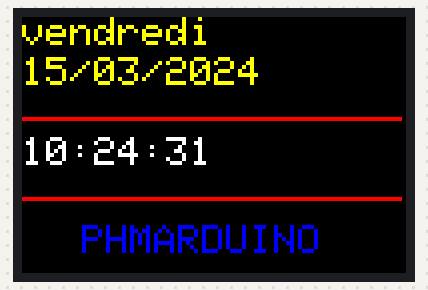
Recording of a sketch running on a simulated ESP8266 (Wemos D1 mini). On the bench: 96×64 colour display. WiFi joins after 1.5 s; servers stay silent unless stated; network time is answered at once with the bench clock; the local clock reads 2024-03-15 10:24:30 at power-on unless the sketch sets it; what the sketch prints to the serial monitor is not drawn.

Above: at 1.7 s.
At 5.8 s:
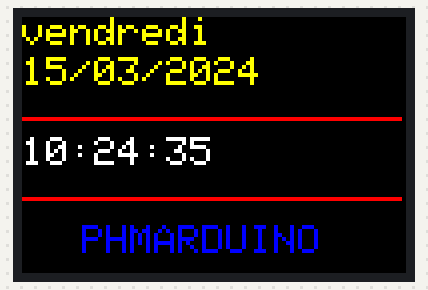
At 9.8 s:
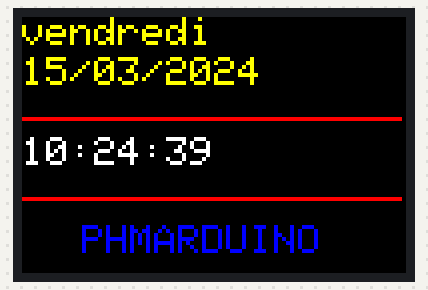
At 19.8 s:
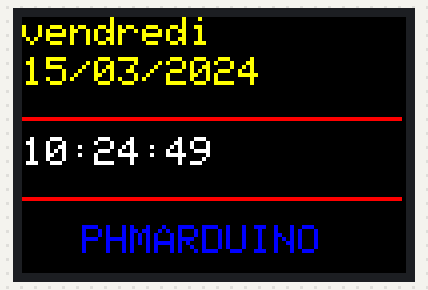
At 27.9 s:
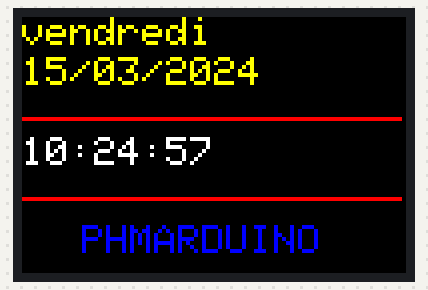
At 37.9 s:
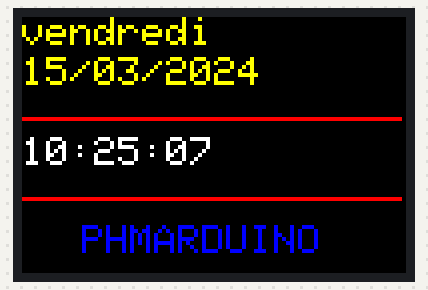

Measured:
- what the display in image 0 shows lasts 2.0 s, from 1.7 s to 3.7 s

The sketch:

pm_wemos_53_ntp_avec_date.ino
```cpp
/*
  Skecth : pm_wemos_53_ntp_avec_date.ino
  Description : Recuperation date et heure sur internet via un serveur NTP
                en utilisant la bibliotheque de NTPClient Fabrice Weinberg
                et affichage heure et jour sur OLED SSD 1331
  WEB : https://phmarduino.wordpress.com
  GIT :
  Auteur : PHMARDUINO
  Création : 27 11 2018
  Mise a jour : 28 11 2018 - ajout affichage de la date
*/

// Appel des bibs
#include <NTPClient.h>
#include <ESP8266WiFi.h>
#include <WiFiUdp.h>
#include <Adafruit_GFX.h>
#include <Adafruit_SSD1331.h>
#include <SPI.h>
#include <time.h>

// Declarations WIFI
const char* ssid = "le SSID (nom) de mon WIFI";
const char* password = "mon mot de passe WIFI";

// Variables de travail
unsigned long epoch = 0;
int nujour = 0; //numero jour de la semaine avec 0 pour dimanche
String jour = "mon jour"; // dimanche, lundi, etc.
String heure = "mon heure ..";
char buffer[80]; // Stockage de la date complete

// Declaration OLED SSD1331
#define sclk D5
#define mosi D7
#define cs   D8
#define rst  D3
#define dc   D1

// Declaration des couleurs
#define BLACK           0x0000
#define BLUE            0x001F
#define RED             0xF800
#define GREEN           0x07E0
#define CYAN            0x07FF
#define MAGENTA         0xF81F
#define YELLOW          0xFFE0
#define WHITE           0xFFFF

//Creation objet Adafruit_SSD1331 display
Adafruit_SSD1331 display = Adafruit_SSD1331(cs, dc, mosi, sclk, rst);

//Creation objet WIFI UDP
WiFiUDP ntpUDP;

//Creation objet client NTP avec les parametres suivants :
// - pool de serveurs NTP
// - en option le décalage horaire en secondes, ici 3600 pour GMT+1, pour GMT+8 mettre 28800, etc.
// - en option l intervalle de mise à jour en millisecondes par défaut à 60 secondes
NTPClient timeClient(ntpUDP, "europe.pool.ntp.org", 3600, 60000);

void setup(){
  // Demarrage liaison serie
  Serial.begin(115200);
  // Demarrage ecanr oled ssd1331
  display.begin();
  // Connection au reseau WIFI
  WiFi.begin(ssid, password);
  while ( WiFi.status() != WL_CONNECTED ) {
    delay ( 500 );
    Serial.print ( "." );
  }
  // Demarrage client NTP
  timeClient.begin();
}

void loop() {
  // Recup heure puis affichage
  timeClient.update();
  epoch = timeClient.getEpochTime(); // Heure Unix
  nujour = timeClient.getDay();    // jour de la semaine
  heure = timeClient.getFormattedTime(); // heure

  // Calcul de la date en convertissant le temps UNIX epoch
  time_t timestamp = epoch;
  struct tm * pTime = localtime( & timestamp );
  strftime( buffer,80, "%d/%m/%Y", pTime );
  Serial.println(buffer);

  switch (nujour) { // on determine le jour
      case 0:
        jour = "dimanche";
        break;
      case 1:
        jour = "lundi";
        break;
      case 2:
        jour = "mardi";
        break;
      case 3:
        jour = "mercredi";
        break;
      case 4:
        jour = "jeudi";
        break;
      case 5:
        jour = "vendredi";
        break;
       case 6:
        jour = "samedi";
        break;
    }

  // Envoi des donnees recuperees sur la liaison serie
  Serial.print("Temps UNIX : ");
  Serial.print(epoch);
  Serial.print(" sec - jour : ");
  Serial.print(jour);
  Serial.print(" - heure : ");
  Serial.println(timeClient.getFormattedTime());

  // Affichage sur oled ssd1331
  display.fillScreen(BLACK);
  display.setTextSize(1);

  display.setCursor(0, 0);
  display.setTextColor(YELLOW);
  display.print(jour);

   display.setCursor(0, 10);
  display.setTextColor(YELLOW);
  display.print(buffer);

  display.drawFastHLine(0, 25, display.width() - 1, RED);

  display.setCursor(0, 30);
  display.setTextColor(WHITE);
  display.print(heure);

  display.drawFastHLine(0, 45, display.width() - 1, RED);

  display.setCursor(15, 52);
  display.setTextColor(BLUE);
  display.print("PHMARDUINO");

  delay(2000); // tempo de 2 sec
}
```
